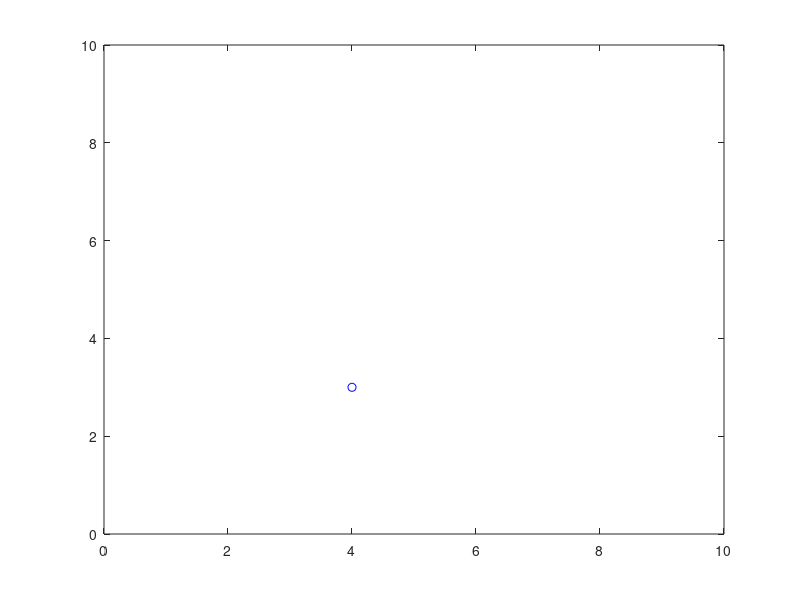

MATLAB code for this plot: (Note: this script raises an error after producing the figure.)
plot(4,3,'bo')
hold on
axis([0,10,0,10]);
[x0,y0]=ginput(1);
while x0>=0&&x0<=10&&y0>=0&&y0<=10
    [t,x]=ode23s(@LotkaFunc,[0,6],[x0,y0]);
    plot(x(:,1),x(:,2))
    [x0,y0]=ginput(1);
end
hold off
plot(t,x(:,1),'g')
hold on
plot(t,x(:,2),'r')